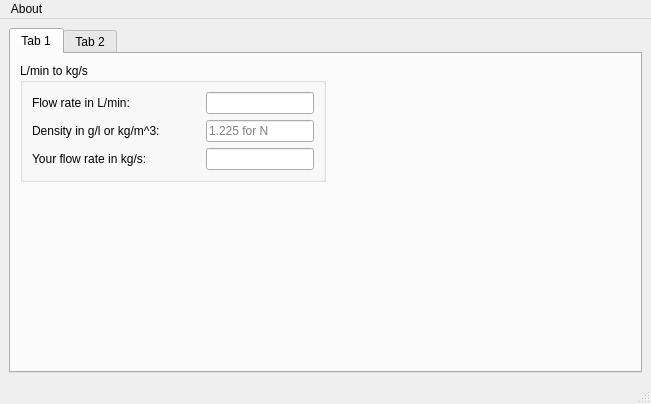
<?xml version="1.0" encoding="UTF-8"?>
<ui version="4.0">
 <class>MainWindow</class>
 <widget class="QMainWindow" name="MainWindow">
  <property name="geometry">
   <rect>
    <x>0</x>
    <y>0</y>
    <width>651</width>
    <height>404</height>
   </rect>
  </property>
  <property name="windowTitle">
   <string>MainWindow</string>
  </property>
  <widget class="QWidget" name="centralwidget">
   <layout class="QVBoxLayout" name="verticalLayout_3">
    <item>
     <widget class="QTabWidget" name="tabWidget">
      <property name="currentIndex">
       <number>0</number>
      </property>
      <widget class="QWidget" name="tab">
       <attribute name="title">
        <string>Tab 1</string>
       </attribute>
       <layout class="QHBoxLayout" name="horizontalLayout_11">
        <item>
         <layout class="QVBoxLayout" name="verticalLayout_6">
          <item>
           <widget class="QGroupBox" name="groupBox">
            <property name="title">
             <string>L/min to kg/s</string>
            </property>
            <layout class="QHBoxLayout" name="horizontalLayout_10">
             <item>
              <layout class="QVBoxLayout" name="verticalLayout_2">
               <item>
                <layout class="QHBoxLayout" name="horizontalLayout">
                 <item>
                  <widget class="QLabel" name="label">
                   <property name="text">
                    <string>Flow rate in L/min:</string>
                   </property>
                  </widget>
                 </item>
                 <item>
                  <spacer name="horizontalSpacer_7">
                   <property name="orientation">
                    <enum>Qt::Horizontal</enum>
                   </property>
                   <property name="sizeHint" stdset="0">
                    <size>
                     <width>40</width>
                     <height>20</height>
                    </size>
                   </property>
                  </spacer>
                 </item>
                 <item>
                  <widget class="QLineEdit" name="flow_rate_input">
                   <property name="toolTip">
                    <string notr="true"/>
                   </property>
                   <property name="toolTipDuration">
                    <number>-1</number>
                   </property>
                   <property name="whatsThis">
                    <string/>
                   </property>
                   <property name="text">
                    <string/>
                   </property>
                   <property name="placeholderText">
                    <string/>
                   </property>
                  </widget>
                 </item>
                </layout>
               </item>
               <item>
                <layout class="QVBoxLayout" name="verticalLayout">
                 <item>
                  <layout class="QHBoxLayout" name="horizontalLayout_2">
                   <item>
                    <widget class="QLabel" name="label_2">
                     <property name="text">
                      <string>Density in g/l or kg/m^3:</string>
                     </property>
                    </widget>
                   </item>
                   <item>
                    <spacer name="horizontalSpacer_8">
                     <property name="orientation">
                      <enum>Qt::Horizontal</enum>
                     </property>
                     <property name="sizeHint" stdset="0">
                      <size>
                       <width>40</width>
                       <height>20</height>
                      </size>
                     </property>
                    </spacer>
                   </item>
                   <item>
                    <widget class="QLineEdit" name="density_input">
                     <property name="placeholderText">
                      <string>1.225 for N</string>
                     </property>
                    </widget>
                   </item>
                  </layout>
                 </item>
                </layout>
               </item>
               <item>
                <layout class="QHBoxLayout" name="horizontalLayout_3">
                 <item>
                  <widget class="QLabel" name="label_4">
                   <property name="text">
                    <string>Your flow rate in kg/s:</string>
                   </property>
                  </widget>
                 </item>
                 <item>
                  <spacer name="horizontalSpacer_9">
                   <property name="orientation">
                    <enum>Qt::Horizontal</enum>
                   </property>
                   <property name="sizeHint" stdset="0">
                    <size>
                     <width>40</width>
                     <height>20</height>
                    </size>
                   </property>
                  </spacer>
                 </item>
                 <item>
                  <widget class="QLineEdit" name="flow_rate_output">
                   <property name="readOnly">
                    <bool>true</bool>
                   </property>
                  </widget>
                 </item>
                </layout>
               </item>
              </layout>
             </item>
            </layout>
           </widget>
          </item>
          <item>
           <spacer name="verticalSpacer">
            <property name="orientation">
             <enum>Qt::Vertical</enum>
            </property>
            <property name="sizeHint" stdset="0">
             <size>
              <width>20</width>
              <height>40</height>
             </size>
            </property>
           </spacer>
          </item>
         </layout>
        </item>
        <item>
         <spacer name="horizontalSpacer_5">
          <property name="orientation">
           <enum>Qt::Horizontal</enum>
          </property>
          <property name="sizeHint" stdset="0">
           <size>
            <width>255</width>
            <height>20</height>
           </size>
          </property>
         </spacer>
        </item>
       </layout>
      </widget>
      <widget class="QWidget" name="tab_2">
       <attribute name="title">
        <string>Tab 2</string>
       </attribute>
       <layout class="QVBoxLayout" name="verticalLayout_7">
        <item>
         <layout class="QHBoxLayout" name="horizontalLayout_8">
          <item>
           <widget class="QGroupBox" name="groupBox_2">
            <property name="title">
             <string>Length to height</string>
            </property>
            <layout class="QVBoxLayout" name="verticalLayout_5">
             <item>
              <layout class="QVBoxLayout" name="verticalLayout_4">
               <item>
                <layout class="QHBoxLayout" name="horizontalLayout_4">
                 <item>
                  <widget class="QLabel" name="label_5">
                   <property name="text">
                    <string>Side length s:</string>
                   </property>
                  </widget>
                 </item>
                 <item>
                  <spacer name="horizontalSpacer">
                   <property name="orientation">
                    <enum>Qt::Horizontal</enum>
                   </property>
                   <property name="sizeHint" stdset="0">
                    <size>
                     <width>40</width>
                     <height>20</height>
                    </size>
                   </property>
                  </spacer>
                 </item>
                 <item>
                  <widget class="QLineEdit" name="side_length_input"/>
                 </item>
                </layout>
               </item>
               <item>
                <layout class="QHBoxLayout" name="horizontalLayout_5">
                 <item>
                  <widget class="QLabel" name="label_6">
                   <property name="text">
                    <string>Base a:</string>
                   </property>
                  </widget>
                 </item>
                 <item>
                  <spacer name="horizontalSpacer_3">
                   <property name="orientation">
                    <enum>Qt::Horizontal</enum>
                   </property>
                   <property name="sizeHint" stdset="0">
                    <size>
                     <width>40</width>
                     <height>20</height>
                    </size>
                   </property>
                  </spacer>
                 </item>
                 <item>
                  <widget class="QLineEdit" name="base_a_input"/>
                 </item>
                </layout>
               </item>
               <item>
                <layout class="QHBoxLayout" name="horizontalLayout_6">
                 <item>
                  <widget class="QLabel" name="label_7">
                   <property name="text">
                    <string>Base b:</string>
                   </property>
                  </widget>
                 </item>
                 <item>
                  <spacer name="horizontalSpacer_4">
                   <property name="orientation">
                    <enum>Qt::Horizontal</enum>
                   </property>
                   <property name="sizeHint" stdset="0">
                    <size>
                     <width>40</width>
                     <height>20</height>
                    </size>
                   </property>
                  </spacer>
                 </item>
                 <item>
                  <widget class="QLineEdit" name="base_b_input"/>
                 </item>
                </layout>
               </item>
               <item>
                <layout class="QHBoxLayout" name="horizontalLayout_7">
                 <item>
                  <widget class="QLabel" name="label_8">
                   <property name="text">
                    <string>Height:</string>
                   </property>
                  </widget>
                 </item>
                 <item>
                  <spacer name="horizontalSpacer_2">
                   <property name="orientation">
                    <enum>Qt::Horizontal</enum>
                   </property>
                   <property name="sizeHint" stdset="0">
                    <size>
                     <width>40</width>
                     <height>20</height>
                    </size>
                   </property>
                  </spacer>
                 </item>
                 <item>
                  <widget class="QLineEdit" name="height_output">
                   <property name="readOnly">
                    <bool>true</bool>
                   </property>
                  </widget>
                 </item>
                </layout>
               </item>
              </layout>
             </item>
            </layout>
           </widget>
          </item>
          <item>
           <spacer name="horizontalSpacer_6">
            <property name="orientation">
             <enum>Qt::Horizontal</enum>
            </property>
            <property name="sizeHint" stdset="0">
             <size>
              <width>40</width>
              <height>20</height>
             </size>
            </property>
           </spacer>
          </item>
          <item>
           <widget class="QLabel" name="label_3">
            <property name="minimumSize">
             <size>
              <width>200</width>
              <height>0</height>
             </size>
            </property>
            <property name="text">
             <string/>
            </property>
           </widget>
          </item>
         </layout>
        </item>
        <item>
         <spacer name="verticalSpacer_2">
          <property name="orientation">
           <enum>Qt::Vertical</enum>
          </property>
          <property name="sizeHint" stdset="0">
           <size>
            <width>20</width>
            <height>135</height>
           </size>
          </property>
         </spacer>
        </item>
       </layout>
      </widget>
     </widget>
    </item>
   </layout>
  </widget>
  <widget class="QMenuBar" name="menubar">
   <property name="geometry">
    <rect>
     <x>0</x>
     <y>0</y>
     <width>651</width>
     <height>22</height>
    </rect>
   </property>
   <widget class="QMenu" name="menuAbout">
    <property name="title">
     <string>About</string>
    </property>
    <addaction name="actionDocumentation"/>
    <addaction name="actionAbout"/>
   </widget>
   <addaction name="menuAbout"/>
  </widget>
  <widget class="QStatusBar" name="statusbar"/>
  <action name="actionGithub_page">
   <property name="text">
    <string>Github page</string>
   </property>
  </action>
  <action name="actionAbout">
   <property name="text">
    <string>About</string>
   </property>
  </action>
  <action name="actionHelp">
   <property name="text">
    <string>Help</string>
   </property>
  </action>
  <action name="actionCheck_for_updates">
   <property name="text">
    <string>Check for updates</string>
   </property>
  </action>
  <action name="actionDocumentation">
   <property name="text">
    <string>Documentation</string>
   </property>
  </action>
 </widget>
 <resources>
  <include location="new.qrc"/>
 </resources>
 <connections/>
</ui>
